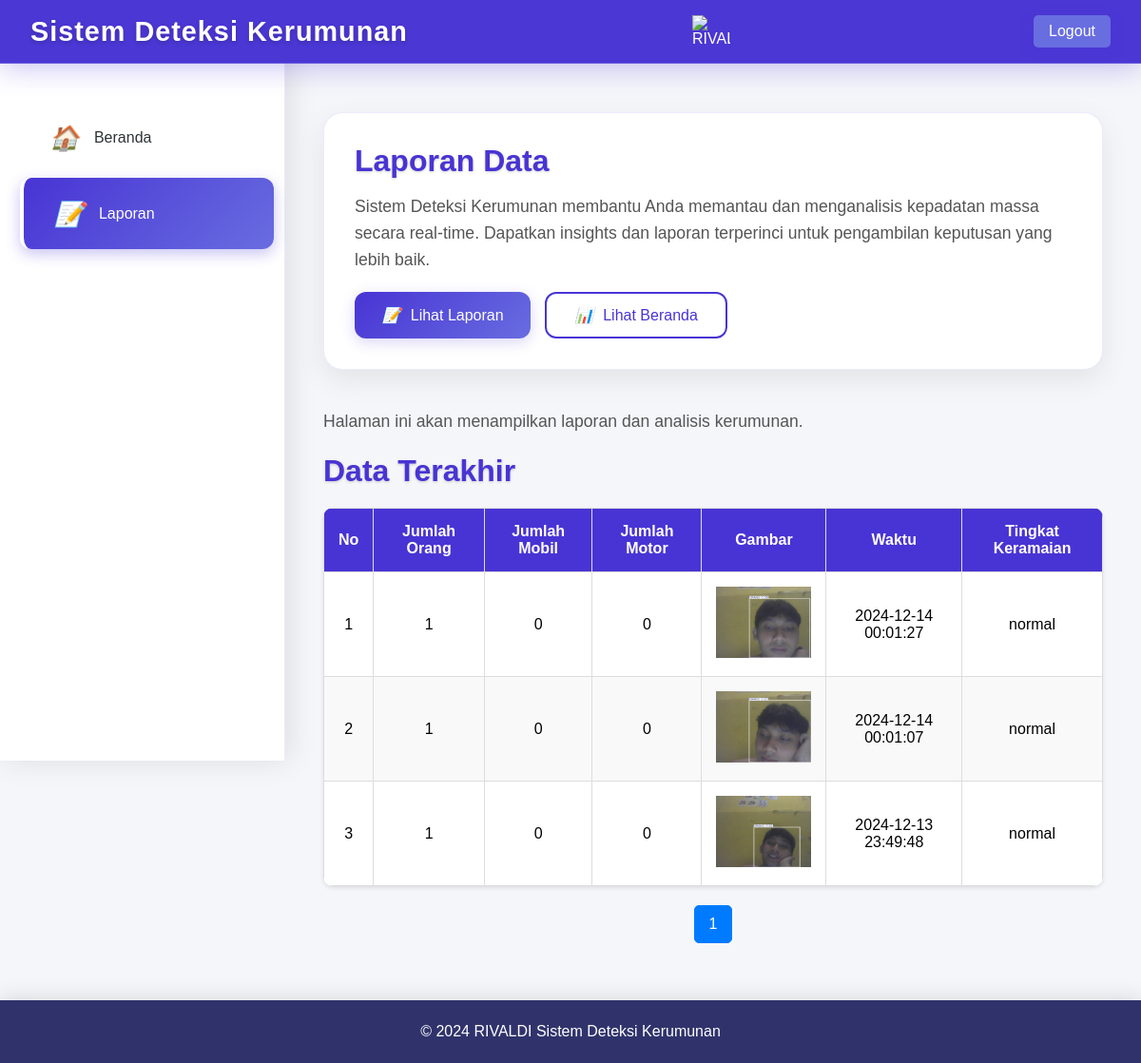
Screenshot of /laporan_user (signed in) with the database file from the repository.
### tables this page shows
CREATE TABLE deteksi (
                                    id INTEGER PRIMARY KEY AUTOINCREMENT,
                                    orang INTEGER,
                                    mobil INTEGER,
                                    motor INTEGER,
                                    gambar TEXT,
                                    waktu TEXT,
                                    tingkat_keramaian TEXT
                                );

### app1.py (the view)
@app.route('/laporan_user')
def laporan_user():
    if 'user_id' not in session:
        flash('Please log in to access this page.')
        return redirect(url_for('login'))
    try:
        per_page = 10  # Number of items per page
        current_page = int(request.args.get('page', 1))  # Get the current page from query parameter
        with sqlite3.connect(DATABASE) as conn:
            cursor = conn.cursor()
            cursor.execute("SELECT COUNT(*) FROM deteksi")  # Count total data
            total_data = cursor.fetchone()[0]
            total_pages = (total_data + per_page - 1) // per_page  # Calculate total pages
            offset = (current_page - 1) * per_page  # Calculate the offset for the current page
            cursor.execute(
                "SELECT * FROM deteksi ORDER BY id DESC LIMIT ? OFFSET ?",
                (per_page, offset)
            )
            data = cursor.fetchall()
            for i in range(len(data)):
                data[i] = list(data[i])  # Convert tuple to list
                data[i][4] = f"/static/img/{data[i][4].split('/')[-1]}"  # Update image path
            logging.info("Fetched detection data successfully.")
        start_number = (current_page - 1) * per_page + 1
    except Exception as e:
        logging.error(f"Error fetching detection data: {e}")
        flash('An error occurred while fetching data.')
        data = []
        total_pages = 0
        current_page = 1
        start_number = 1
    return render_template(
        'laporan_user.html',
        data=data,
        total_pages=total_pages,
        current_page=current_page,
        start_number=start_number  # Pass the starting number to the template
    ) # Render laporan_user.html for ma  hasiswa

### templates/laporan_user.html (shortened to what this page needs)
<!DOCTYPE html>
<html lang="id">
<head>
    <link href="https://cdnjs.cloudflare.com/ajax/libs/font-awesome/6.0.0-beta3/css/all.min.css" rel="stylesheet">
</head>
<body>
    <header class="header">
        <h1>
            Sistem Deteksi Kerumunan
        </h1>
        <img src="https://i.ibb.co/pxX3fB6/RIVALDI-removebg.png" alt="RIVALDI" class="gambar-kecil">
        <a href="{{ url_for('logout') }}" class="btn logout-btn">Logout</a>
    </header>
    <br>
    <nav class="sidebar">
        <br>
        <a href="{{ url_for('index') }}">
            <i>🏠</i>
            Beranda
        </a>
        <a href="{{ url_for('laporan_user') }}" class="active">
            <i>📝</i>
            Laporan
        </a>
    </nav>
    <main class="main-content">
        <div class="welcome-container">
            <div class="welcome-card">
                <h2>Laporan Data</h2>
                <p>Sistem Deteksi Kerumunan membantu Anda memantau dan menganalisis kepadatan massa secara real-time. Dapatkan insights dan laporan terperinci untuk pengambilan keputusan yang lebih baik.</p>
                <div class="btn-container">
                    <a href="{{ url_for('laporan_user') }}" class="btn" id="reloadButton">
                        <i>📝</i>
                        Lihat Laporan
                    </a>
                    <a href="{{ url_for('index') }}" class="btn outline">
                        <i>📊</i>
                        Lihat Beranda
                    </a>
                </div>
            </div>
        </div>
        <div>
        <main>
            <p>Halaman ini akan menampilkan laporan dan analisis kerumunan.</p>
            <h2>Data Terakhir</h2>
            <table>
                <thead>
                    <tr>
                        <th>No</th>
                        <th>Jumlah Orang</th>
                        <th>Jumlah Mobil</th>
                        <th>Jumlah Motor</th>
                        <th>Gambar</th>
                        <th>Waktu</th>
                        <th>Tingkat Keramaian</th>
                    </tr>
                </thead>
                <tbody id="data-table">
                    {% for entry in data %}
                    <tr>
                        <td>{{ start_number + loop.index - 1 }}</td>
                        <td>{{ entry[1] }}</td>
                        <td>{{ entry[2] }}</td>
                        <td>{{ entry[3] }}</td>
                        <td>
                            <img src="{{ entry[4] }}" alt="Foto" width="100">
                        </td>
                        <td>{{ entry[5] }}</td>
                        <td>{{ entry[6] }}</td>
                    </tr>
                    {% endfor %}
                </tbody>
            </table>
            <div class="pagination">
                {% for page in range(1, total_pages + 1) %}
                    <a href="?page={{ page }}" class="{% if page == current_page %}active{% endif %}">{{ page }}</a>
                {% endfor %}
            </div>
        </div>
        </main>
    <footer>
        © 2024 RIVALDI Sistem Deteksi Kerumunan
    </footer>
</body>
</html>

### templates/laporan_user.html (style rules this page uses)
:root { --primary: #4834d4; --secondary: #686de0; --accent: #30336b; --light: #f5f6fa; --text: #2d3436; --gradient: linear-gradient(135deg, #4834d4 0%, #686de0 100%); --glass: rgba(255, 255, 255, 0.1); --glass-border: rgba(255, 255, 255, 0.2); }
* { margin: 0; padding: 0; box-sizing: border-box; }
body { font-family: 'Poppins', sans-serif; background: var(--light); min-height: 100vh; display: flex; flex-direction: column; }
.header { display: flex; align-items: center; justify-content: space-between; background: rgba(72, 52, 212, 0.98); backdrop-filter: blur(10px); color: white; padding: 1rem 2rem; position: fixed; width: 100%; top: 0; z-index: 100; box-shadow: 0 4px 30px rgba(72, 52, 212, 0.3); border-bottom: 1px solid var(--glass-border); }
.header h1 { font-size: 1.8rem; font-weight: 600; letter-spacing: 1px; text-shadow: 0 2px 4px rgba(0,0,0,0.2); display: flex; align-items: center; gap: 10px; }
.header img.gambar-kecil { width: 40px; height: auto; }
.sidebar { background: rgba(255, 255, 255, 0.95); backdrop-filter: blur(10px); width: 300px; height: 100vh; position: fixed; left: 0; padding-top: 85px; transition: 0.4s ease; box-shadow: 4px 0 30px rgba(0,0,0,0.1); border-right: 1px solid rgba(72, 52, 212, 0.1); }
.sidebar a { color: var(--text); text-decoration: none; padding: 1.4rem 2rem; display: flex; align-items: center; gap: 15px; font-weight: 500; transition: all 0.3s ease; border-left: 4px solid transparent; margin: 0.3rem 1rem; border-radius: 12px; }
.sidebar a:hover, .sidebar a.active { background: var(--gradient); color: white; border-left: 4px solid white; transform: translateX(5px); box-shadow: 0 5px 15px rgba(72, 52, 212, 0.3); }
.sidebar a i { font-size: 1.6rem; transition: transform 0.3s ease; }
.main-content { margin-left: 300px; padding: 100px 40px 40px; animation: fadeIn 0.6s ease-out; }
.welcome-container { display: grid; grid-template-columns: repeat(auto-fit, minmax(300px, 1fr)); gap: 30px; margin-bottom: 40px; }
.welcome-card { background: white; border-radius: 20px; padding: 2rem; box-shadow: 0 10px 30px rgba(0,0,0,0.08); transition: 0.3s; border: 1px solid rgba(72, 52, 212, 0.1); }
.welcome-card h2 { color: var(--primary); font-size: 2rem; margin-bottom: 1rem; font-weight: 600; }
.welcome-card p { color: #666; line-height: 1.8; margin-bottom: 1.5rem; }
.btn-container { display: flex; gap: 15px; flex-wrap: wrap; }
.btn { padding: 0.8rem 1.8rem; background: var(--gradient); color: white; text-decoration: none; border-radius: 12px; transition: 0.3s; font-weight: 500; border: none; cursor: pointer; display: inline-flex; align-items: center; gap: 10px; box-shadow: 0 4px 15px rgba(72, 52, 212, 0.2); }
.btn.outline { background: transparent; border: 2px solid var(--primary); color: var(--primary); box-shadow: none; }
footer { background: var(--accent); color: white; text-align: center; padding: 1.5rem; margin-top: auto; box-shadow: 0 -4px 20px rgba(0,0,0,0.1); }
table { width: 100%; border-collapse: collapse; margin-top: 20px; background-color: white; box-shadow: 0 2px 4px rgba(0, 0, 0, 0.1); }
th, td { padding: 12px; text-align: center; border: 1px solid #ddd; }
th { background-color: #4285f4; color: white; }
tbody tr:nth-child(even) { background-color: #f9f9f9; }
tbody tr:nth-child(odd) { background-color: #ffffff; }
.main-content p { color: #555; font-size: 1.1rem; line-height: 1.6; margin-bottom: 20px; }
.main-content h2 { color: var(--primary); font-size: 2rem; margin-bottom: 15px; text-shadow: 0 1px 3px rgba(0, 0, 0, 0.2); }
table { border-radius: 10px; overflow: hidden; }
th, td { padding: 15px; text-align: center; }
th { background-color: var(--primary); color: white; font-weight: bold; }
.logout-btn { background: var(--secondary); color: white; padding: 0.5rem 1rem; border-radius: 5px; text-decoration: none; transition: background 0.3s; margin-left: 20px; }
.pagination { display: flex; justify-content: center; margin: 20px 0; }
.pagination a { padding: 10px 15px; margin: 0 5px; border: 1px solid #007bff; color: #007bff; text-decoration: none; border-radius: 5px; transition: background-color 0.3s, color 0.3s; }
.pagination a.active { background-color: #007bff; color: white; }

### rows the page displays
deteksi: start_number+loop.index-1 "1", orang "1", mobil "0", motor "0", gambar (picture), waktu "2024-12-14 00:01:27", tingkat_keramaian "normal"
deteksi: index "2", orang "1", mobil "0", motor "0", gambar (picture), waktu "2024-12-14 00:01:07", tingkat_keramaian "normal"
deteksi: index "3", orang "1", mobil "0", motor "0", gambar (picture), waktu "2024-12-13 23:49:48", tingkat_keramaian "normal"

### other values shown
{{ page }} "1"
